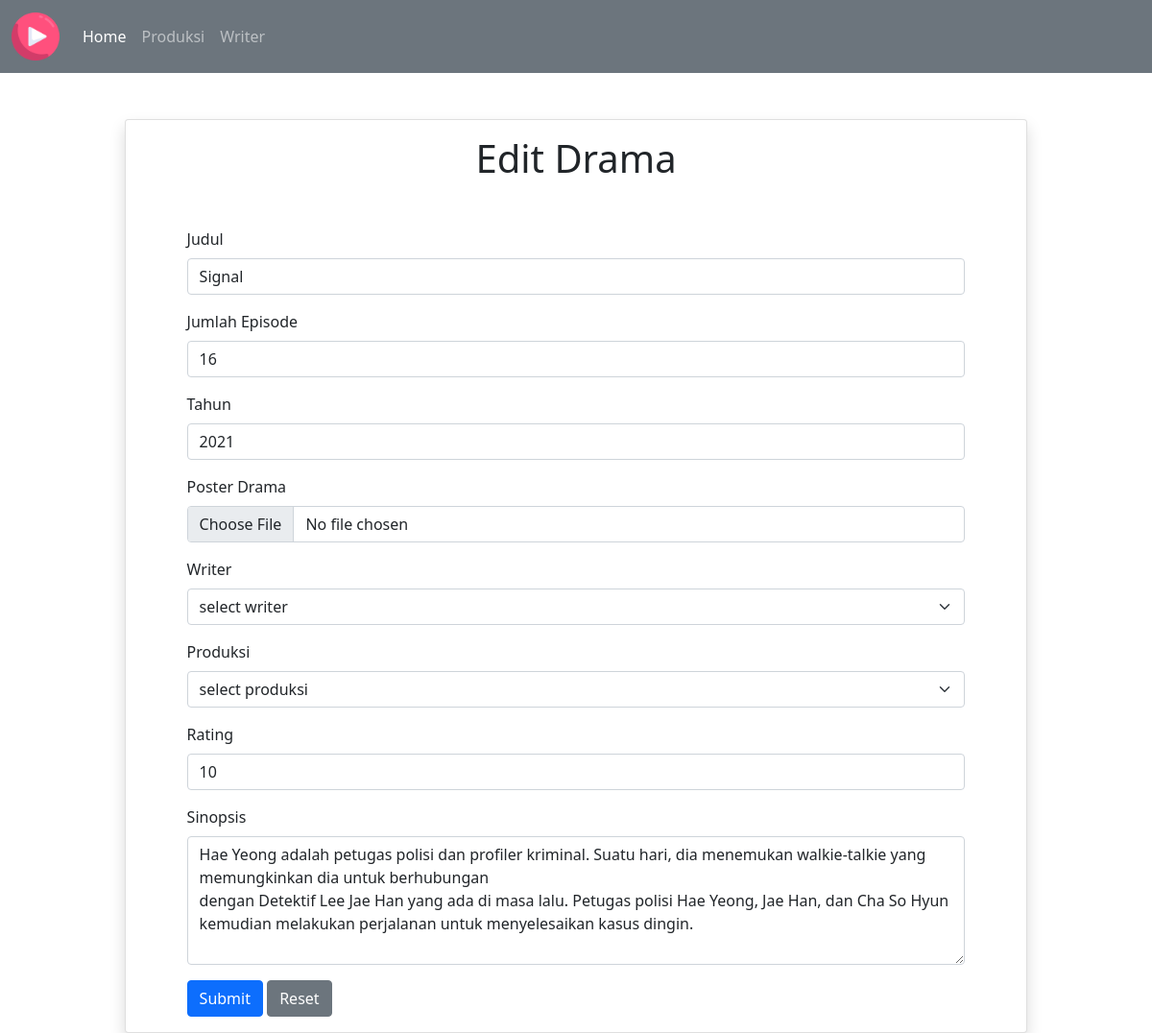
Screenshot of /TP3DPBO2023C2/updateDrama.php?id=1 with the database file from the repository.
### tables this page shows
CREATE TABLE `drama` (
  `id_drama` int(11) NOT NULL,
  `poster_drama` varchar(255) NOT NULL,
  `judul` varchar(255) NOT NULL,
  `jml_eps` int(11) NOT NULL,
  `tahun` int(11) NOT NULL,
  `id_writer` int(11) NOT NULL,
  `id_produksi` int(11) NOT NULL,
  `rating` int(11) NOT NULL,
  `sinopsis` text NOT NULL
);

### TP3DPBO2023C2/classes/DB.php (called while the page is built, shortened)
<?php
class DB
{
    private $hostname;
    private $username;
    private $password;
    private $dbname;
    private $conn;
    function __construct($hostname, $username, $password, $dbname)
    {
        $this->hostname = $hostname;
        $this->username = $username;
        $this->password = $password;
        $this->dbname = $dbname;
    }
    function open()
    {
        $this->conn = mysqli_connect($this->hostname, $this->username, $this->password, $this->dbname);
    }
    function execute($query)
    {
        $this->result = mysqli_query($this->conn, $query);
    }
}

### TP3DPBO2023C2/classes/Drama.php (called while the page is built, shortened)
<?php
class Drama extends DB {
    function getDramaById($id)
    {
        $query = "SELECT * FROM drama JOIN writer ON drama.id_writer=writer.id_writer JOIN produksi ON drama.id_produksi=produksi.id_produksi WHERE id_drama=$id";
        return $this->execute($query);
    }
}
?>

### TP3DPBO2023C2/updateDrama.php (the view, shortened to what this page needs)
<?php
include("config/db.php");
include("classes/DB.php");
include("classes/Writer.php");
include("classes/Drama.php");
include("classes/Template.php");
if (isset($_GET['id'])) {
    $id = $_GET['id'];
    $drama = new Drama($db_host, $db_user, $db_pass, $db_name);
    $drama->open();
    $drama->getDramaById($id);
}
?>

### TP3DPBO2023C2/classes/Template.php (shortened to what this page needs)
<?php
class Template
{
    var $content = '';
    function __construct($filename='')
    {
        $this->content = implode('', @file($filename));
    }
    function clear()
    {
        $this->content = preg_replace("/DATA_[A-Z|_|0-9]+/", "", $this->content);
    }
    function write()
    {
        print $this->content;
    }
    function replace($old = '', $new = '')
    {
        if (is_int($new)) {
            $value = sprintf("%d", $new);
        }
        elseif (is_float($new)) {
            $value = sprintf("%f", $new);
        }
        elseif (is_array($new)) {
            $value = '';
            foreach ($new as $item) {
                $value .= $item. ' ';
            }
        }
        else {
            $value = $new;
        }
        $this->content = preg_replace("/$old/", $value, $this->content);
    }
}
?>

### rows the page displays
drama: sinopsis+rating (picture), judul "Signal", jml_eps "16", tahun "2021", id_writer "select writer", id_produksi "select produksi", rating "10", sinopsis "Hae Yeong adalah petugas polisi dan profiler kriminal. Suatu hari, dia menemukan walkie-talkie yang memungkinkan dia untuk berhubungan dengan Detektif Lee Jae Han yang ada di masa lalu. Petugas polisi Hae Yeong, Jae Han, dan Cha So Hyun kemudian melakukan perjalanan untuk menyelesaikan kasus dingin."
